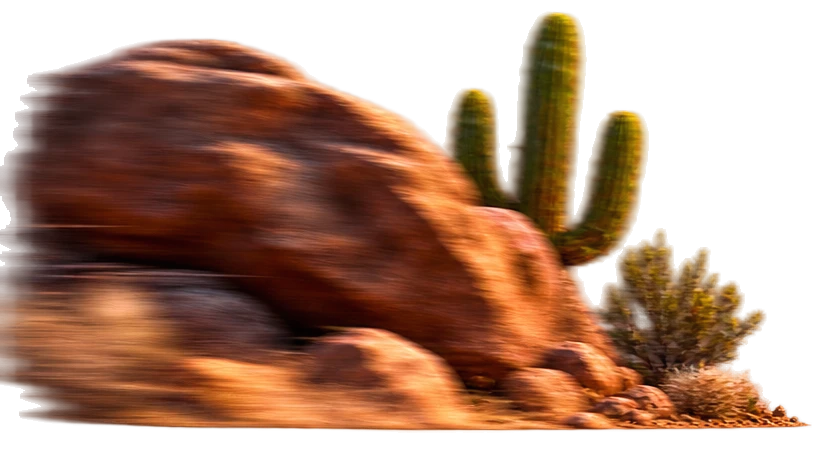
#> input picture cross-rush/assets-src/batch8/raw_0_foreground_a.webp, 830 x 451 px
$ python process_batch8.py
#> lines starting #> are read from the running program, lines starting #| are printed output that depends on the picture
"""
process_batch8.py

Preprocesado del bloque "FOREGROUND + SPEED": dos piezas de primer plano
con motion blur horneado en el propio PNG (para una capa que pasa mas
rapido que la pista, no decoracion normal), un efecto de estela de polvo y
otro de restos volando (para la sensacion de velocidad real, no solo
FLOW/REDLINE), y una valla de cuerda con neumaticos.

Mismo pipeline que las tandas anteriores: recorte al alpha real +
reescalado.

Requisitos: pip install pillow numpy
No se ejecuta automaticamente en build/test: herramienta de autoria.
"""

from PIL import Image
import numpy as np

OUT = "../src/sprites"


def alpha_bbox(im, pad=4):
    arr = np.array(im)
    ys, xs = np.where(arr[:, :, 3] > 8)
    x0, x1 = max(0, xs.min() - pad), min(im.width, xs.max() + 1 + pad)
    y0, y1 = max(0, ys.min() - pad), min(im.height, ys.max() + 1 + pad)
    return im.crop((x0, y0, x1, y1))


def downscale(im, max_dim):
    scale = min(1.0, max_dim / max(im.size))
    if scale < 1.0:
        im = im.resize((round(im.width * scale), round(im.height * scale)), Image.LANCZOS)
    return im


JOBS = [
    ("batch8/raw_0_foreground_a.webp", "foreground_a.png", 700),
    ("batch8/raw_1_speed_debris.webp", "speed_debris.png", 600),
    ("batch8/raw_2_speed_streak.webp", "speed_streak.png", 600),
    ("batch8/raw_3_rope_tire_barrier.webp", "rope_tire_barrier.png", 600),
    ("batch8/raw_4_foreground_b.webp", "foreground_b.png", 700),
]

if __name__ == '__main__':
    for src, name, maxdim in JOBS:
        im = Image.open(src).convert('RGBA')
#> im is the input picture: PIL image 830x451 RGBA; mean R, G, B, A 86.6, 49.7, 29.1, 153.6
        im = alpha_bbox(im)
#> in alpha_bbox, `x0, x1 = max(0, xs.min() - pad), min(im.width, xs.max() + 1 + pad)`: x0 = 0; x1 = 816
#> in alpha_bbox, `y0, y1 = max(0, ys.min() - pad), min(im.height, ys.max() + 1 + pad)`: y0 = 7; y1 = 437
#> in alpha_bbox, `return im.crop((x0, y0, x1, y1))`:
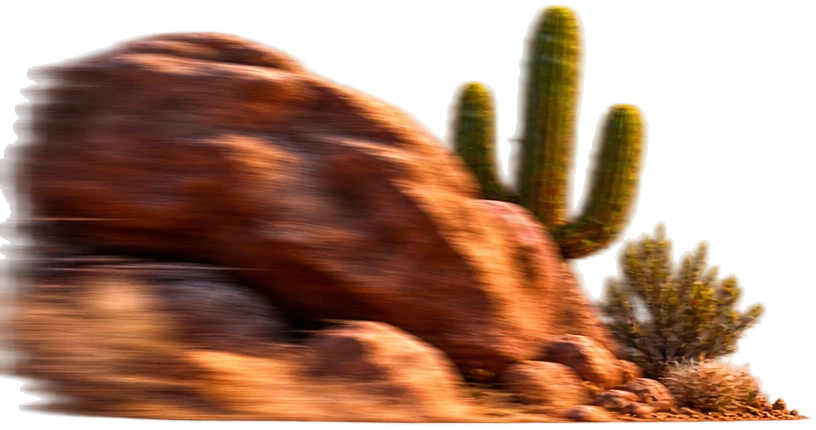
#> returned value: PIL image 816x430 RGBA; mean R, G, B, A 92.2, 52.8, 30.8, 163.8; transparent parts drawn white
        im = downscale(im, maxdim)
        im.save(f'{OUT}/{name}')
        print(name, im.size)
#| foreground_a.png (700, 369)
#> pass 2 of the loop `for src, name, maxdim in JOBS:`:
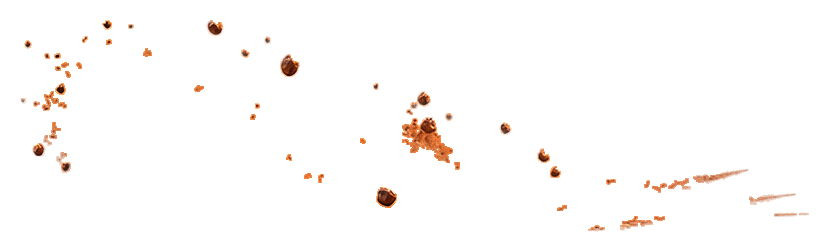
#> input picture cross-rush/assets-src/batch8/raw_1_speed_debris.webp, 829 x 252 px
#> im is the input picture: PIL image 829x252 RGBA; mean R, G, B, A 189, 117.4, 75.2, 6.2
#> ys = 6048 values from 20 to 231; xs = 6048 values, max 808 at index 5595, min 20 at index 1443, mean 389.2
#> x0 = 16; x1 = 813
#> y0 = 16; y1 = 236
#> in alpha_bbox (call 2), `return im.crop((x0, y0, x1, y1))`:
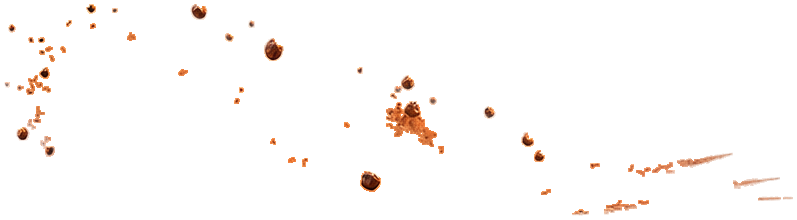
#> returned value: PIL image 797x220 RGBA; mean R, G, B, A 191, 119.1, 76.3, 7.4; transparent parts drawn white
#> im: PIL image 600x166 RGBA
#| speed_debris.png (600, 166)
#> pass 3 of the loop `for src, name, maxdim in JOBS:`:
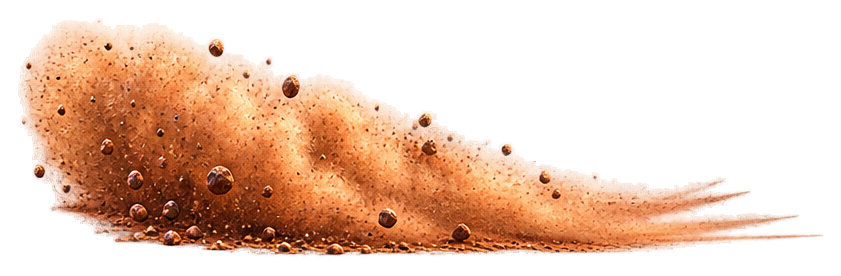
#> input picture cross-rush/assets-src/batch8/raw_2_speed_streak.webp, 841 x 276 px
#> im is the input picture: PIL image 841x276 RGBA; mean R, G, B, A 187.5, 115.9, 73.6, 97.6
#> x0 = 14; x1 = 827
#> y0 = 14; y1 = 260
#> in alpha_bbox (call 3), `return im.crop((x0, y0, x1, y1))`:
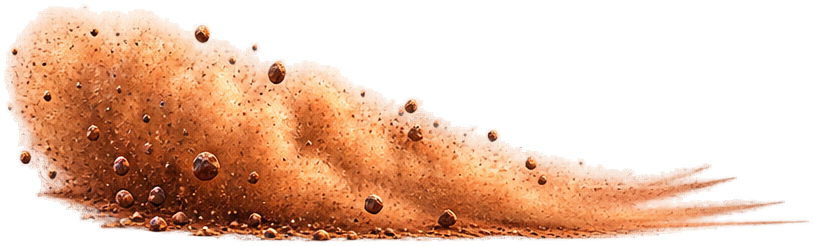
#> returned value: PIL image 813x246 RGBA; mean R, G, B, A 190.2, 118.6, 75.9, 113.2; transparent parts drawn white
#> in downscale (call 3), `im = im.resize((round(im.width * scale), round(im.height * scale)), Im..`:
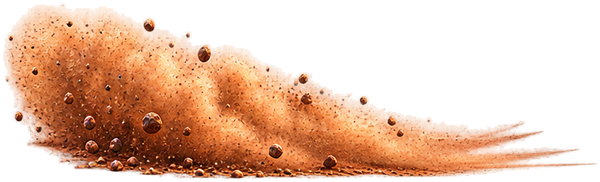
#> im: PIL image 600x182 RGBA; mean R, G, B, A 106.9, 65.2, 40.1, 113.3; transparent parts drawn white
#| speed_streak.png (600, 182)
#> the loop made 5 passes; the first 3 are shown
